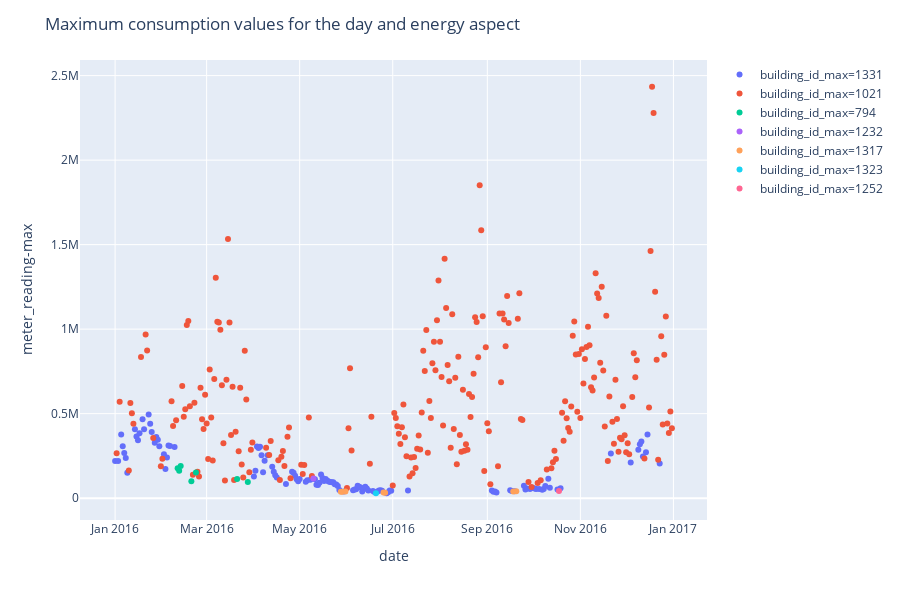

Here is the notebook cell this chart was saved with:
### Markdown cell above
The max values of electricity are caused by only 7 buildings. Practically, two of them

### Code cell
daily_train_hotwater = daily_train_agg[daily_train_agg['meter']=='hotwater'].copy()
daily_train_hotwater['building_id_max'] = pd.Categorical(daily_train_hotwater['building_id_max'])
fig_daily_hotwater = px.scatter(daily_train_hotwater,
                                x='date',
                                y='meter_reading-max',
                                color='building_id_max',
                                render_mode='svg')
fig_daily_hotwater.update_layout(title='Maximum consumption values for the day and energy aspect')
fig_daily_hotwater.show()

### Figure 1 — Plotly figure (JSON) as saved in the notebook; plotly's stock layout.template omitted (floating-point values rounded to 4 significant figures; data arrays with more than 128 entries replaced by an {"elided": "..."} marker saying what was removed)
{"data": [{"hoverlabel": {"namelength": 0}, "hovertemplate": "building_id_max=1331<br>date=%{x}<br>meter_reading-max=%{y}", "legendgroup": "building_id_max=1331", "marker": {"color": "#636efa", "symbol": "circle"}, "mode": "markers", "name": "building_id_max=1331", "showlegend": true, "type": "scatter", "x": ["2016-01-01", "2016-01-03", "2016-01-05", "2016-01-06", "2016-01-07", "2016-01-08", "2016-01-09", "2016-01-14", "2016-01-15", "2016-01-16", "2016-01-17", "2016-01-19", "2016-01-20", "2016-01-23", "2016-01-24", "2016-01-25", "2016-01-27", "2016-01-28", "2016-01-29", "2016-01-30", "2016-02-02", "2016-02-03", "2016-02-04", "2016-02-05", "2016-02-06", "2016-02-09", "2016-04-01", "2016-04-02", "2016-04-03", "2016-04-04", "2016-04-05", "2016-04-06", "2016-04-07", "2016-04-08", "2016-04-10", "2016-04-13", "2016-04-14", "2016-04-15", "2016-04-16", "2016-04-22", "2016-04-26", "2016-04-27", "2016-04-28", "2016-04-29", "2016-04-30", "2016-05-01", "2016-05-05", "2016-05-06", "2016-05-08", "2016-05-11", "2016-05-12", "2016-05-13", "2016-05-14", "2016-05-15", "2016-05-16", "2016-05-17", "2016-05-18", "2016-05-19", "2016-05-20", "2016-05-21", "2016-05-22", "2016-05-23", "2016-05-24", "2016-05-25", "2016-05-26", "2016-05-27", "2016-05-30", "2016-06-05", "2016-06-06", "2016-06-07", "2016-06-08", "2016-06-09", "2016-06-10", "2016-06-11", "2016-06-12", "2016-06-13", "2016-06-14", "2016-06-15", "2016-06-18", "2016-06-19", "2016-06-21", "2016-06-22", "2016-06-23", "2016-06-24", "2016-06-27", "2016-06-28", "2016-06-29", "2016-06-30", "2016-07-11", "2016-09-04", "2016-09-05", "2016-09-06", "2016-09-07", "2016-09-16", "2016-09-17", "2016-09-19", "2016-09-25", "2016-09-26", "2016-09-27", "2016-09-29", "2016-10-01", "2016-10-02", "2016-10-03", "2016-10-05", "2016-10-07", "2016-10-08", "2016-10-09", "2016-10-11", "2016-10-12", "2016-10-17", "2016-10-19", "2016-11-21", "2016-12-04", "2016-12-09", "2016-12-10", "2016-12-11", "2016-12-12", "2016-12-14", "2016-12-15", "2016-12-23"], "xaxis": "x", "y": [219800.0, 220500.0, 376600.0, 306600.0, 266800.0, 236900.0, 149700.0, 407400.0, 364700.0, 342600.0, 383800.0, 467300.0, 408400.0, 495100.0, 440000.0, 392000.0, 327800.0, 361500.0, 346000.0, 307000.0, 259300.0, 172300.0, 241000.0, 311200.0, 307875, 303000.0, 128600.0, 161800.0, 305100.0, 296400.0, 304300.0, 253800.0, 153000.0, 221300.0, 254200.0, 185800.0, 155500.0, 136000.0, 122700.0, 83910.0, 156200.0, 149900.0, 133000.0, 112500.0, 99640.0, 113200.0, 96460.0, 106100.0, 109200.0, 111900.0, 79120.0, 77230.0, 91370.0, 139300.0, 120000.0, 102000.0, 112700.0, 104800.0, 98820.0, 95120.0, 93810.0, 93530.0, 82930.0, 80300.0, 72050.0, 48580.0, 39600.0, 46730.0, 51380.0, 52620.0, 73470.0, 67220.0, 62650.0, 39820.0, 54070.0, 67480.0, 57750.0, 44890.0, 42610.0, 36430.0, 39570.0, 45660.0, 46650.0, 43280.0, 29700.0, 34930.0, 44550.0, 43550.0, 45310.0, 45780.0, 37870.0, 39520.0, 33220.0, 46090.0, 42760.0, 40360.0, 73270.0, 51220.0, 57530.0, 54850.0, 60000.0, 56830.0, 54480.0, 53840.0, 49710.0, 54360.0, 72040.0, 114400.0, 60970.0, 50690.0, 58820.0, 263600.0, 211100.0, 286000.0, 319500.0, 335700.0, 247100.0, 270900.0, 377100.0, 205200.0], "yaxis": "y"}, {"hoverlabel": {"namelength": 0}, "hovertemplate": "building_id_max=1021<br>date=%{x}<br>meter_reading-max=%{y}", "legendgroup": "building_id_max=1021", "marker": {"color": "#EF553B", "symbol": "circle"}, "mode": "markers", "name": "building_id_max=1021", "showlegend": true, "type": "scatter", "x": {"elided": "229 str values"}, "xaxis": "x", "y": {"elided": "229 float values"}, "yaxis": "y"}, {"hoverlabel": {"namelength": 0}, "hovertemplate": "building_id_max=794<br>date=%{x}<br>meter_reading-max=%{y}", "legendgroup": "building_id_max=794", "marker": {"color": "#00cc96", "symbol": "circle"}, "mode": "markers", "name": "building_id_max=794", "showlegend": true, "type": "scatter", "x": ["2016-02-11", "2016-02-12", "2016-02-13", "2016-02-20", "2016-02-23", "2016-03-21", "2016-03-28"], "xaxis": "x", "y": [177300.0, 162500.0, 190400.0, 100000.0, 151900.0, 113800.0, 96040.0], "yaxis": "y"}, {"hoverlabel": {"namelength": 0}, "hovertemplate": "building_id_max=1232<br>date=%{x}<br>meter_reading-max=%{y}", "legendgroup": "building_id_max=1232", "marker": {"color": "#ab63fa", "symbol": "circle"}, "mode": "markers", "name": "building_id_max=1232", "showlegend": true, "type": "scatter", "x": ["2016-05-10"], "xaxis": "x", "y": [116700.0], "yaxis": "y"}, {"hoverlabel": {"namelength": 0}, "hovertemplate": "building_id_max=1317<br>date=%{x}<br>meter_reading-max=%{y}", "legendgroup": "building_id_max=1317", "marker": {"color": "#FFA15A", "symbol": "circle"}, "mode": "markers", "name": "building_id_max=1317", "showlegend": true, "type": "scatter", "x": ["2016-05-28", "2016-05-29", "2016-05-31", "2016-06-25", "2016-06-26", "2016-09-18", "2016-09-20"], "xaxis": "x", "y": [37520.0, 37800.0, 39100.0, 33340.0, 31540.0, 39430.0, 41170.0], "yaxis": "y"}, {"hoverlabel": {"namelength": 0}, "hovertemplate": "building_id_max=1323<br>date=%{x}<br>meter_reading-max=%{y}", "legendgroup": "building_id_max=1323", "marker": {"color": "#19d3f3", "symbol": "circle"}, "mode": "markers", "name": "building_id_max=1323", "showlegend": true, "type": "scatter", "x": ["2016-06-20"], "xaxis": "x", "y": [29020.0], "yaxis": "y"}, {"hoverlabel": {"namelength": 0}, "hovertemplate": "building_id_max=1252<br>date=%{x}<br>meter_reading-max=%{y}", "legendgroup": "building_id_max=1252", "marker": {"color": "#FF6692", "symbol": "circle"}, "mode": "markers", "name": "building_id_max=1252", "showlegend": true, "type": "scatter", "x": ["2016-10-18"], "xaxis": "x", "y": [41690.0], "yaxis": "y"}], "layout": {"height": 600, "legend": {"tracegroupgap": 0}, "margin": {"t": 60}, "title": {"text": "Maximum consumption values for the day and energy aspect"}, "xaxis": {"anchor": "y", "domain": [0, 1], "title": {"text": "date"}}, "yaxis": {"anchor": "x", "domain": [0, 1], "title": {"text": "meter_reading-max"}}}}
